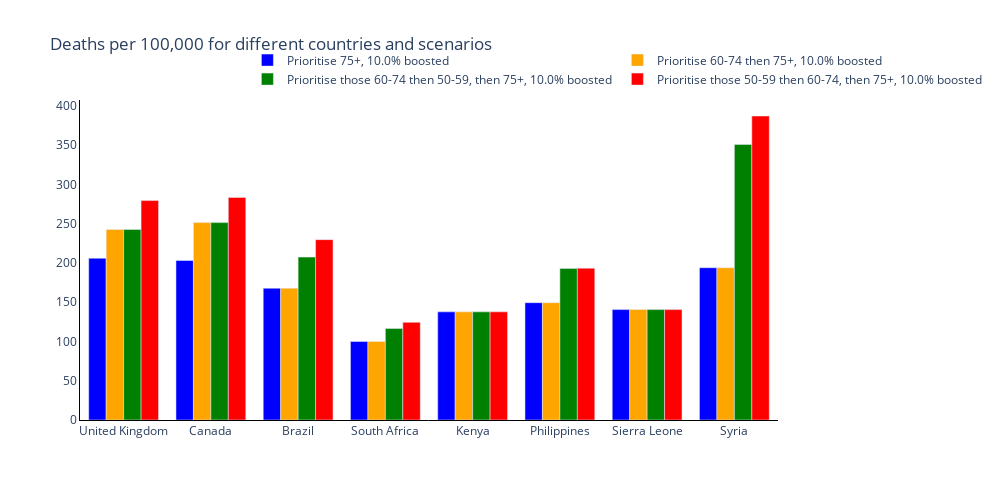

This figure's notebook cell:
### Markdown cell above
## Summary Figure

### Code cell
new_colours = ['blue', 'orange', 'green', 'red']

trace_name = ['{}, {}% boosted'.format(scenario, 100 * scenario_boost_pop_percent[s]) for s, scenario in enumerate(scenario_names)]

fig = go.Figure()
# Plot for each region
for s, scenario in enumerate(scenario_names):
    fig.add_trace(
        go.Bar(
            y=[np.sum(total_new_deaths_mean[r][s, :]) for r, reg in enumerate(regions)],
            x=regions,
            name=trace_name[s],
            marker_color=new_colours[s],
        )
    )

# Add axis labels
fig.update_layout(
    boxmode='group',
    title='Deaths per 100,000 for different countries and scenarios',
    width=1000,
    height=500,
    plot_bgcolor='white',
    xaxis=dict(linecolor='black'),
    yaxis=dict(linecolor='black'),
    hovermode='x unified',
    legend=dict(
            orientation="h",
            yanchor="bottom",
            y=1.02,
            xanchor="right",
            x=1.3
        )
    )

fig.write_image('images/Deaths per Scenario and Country.pdf')
fig.show()

### Figure 1 — Plotly figure (JSON) as saved in the notebook; plotly's stock layout.template omitted (floating-point values rounded to 4 significant figures)
{"data": [{"marker": {"color": "blue"}, "name": "Prioritise 75+, 10.0% boosted", "type": "bar", "x": ["United Kingdom", "Canada", "Brazil", "South Africa", "Kenya", "Philippines", "Sierra Leone", "Syria"], "y": [205.9, 203.0, 167.7, 99.92, 137.7, 149.3, 140.5, 193.9]}, {"marker": {"color": "orange"}, "name": "Prioritise 60-74 then 75+, 10.0% boosted", "type": "bar", "x": ["United Kingdom", "Canada", "Brazil", "South Africa", "Kenya", "Philippines", "Sierra Leone", "Syria"], "y": [242.6, 251.3, 167.7, 99.92, 137.7, 149.3, 140.5, 193.9]}, {"marker": {"color": "green"}, "name": "Prioritise those 60-74 then 50-59, then 75+, 10.0% boosted", "type": "bar", "x": ["United Kingdom", "Canada", "Brazil", "South Africa", "Kenya", "Philippines", "Sierra Leone", "Syria"], "y": [242.6, 251.3, 207.4, 116.5, 137.7, 193.0, 140.5, 350.8]}, {"marker": {"color": "red"}, "name": "Prioritise those 50-59 then 60-74, then 75+, 10.0% boosted", "type": "bar", "x": ["United Kingdom", "Canada", "Brazil", "South Africa", "Kenya", "Philippines", "Sierra Leone", "Syria"], "y": [279.3, 283.4, 229.6, 124.3, 137.7, 193.3, 140.5, 387.0]}], "layout": {"boxmode": "group", "height": 500, "hovermode": "x unified", "legend": {"orientation": "h", "x": 1.3, "xanchor": "right", "y": 1.02, "yanchor": "bottom"}, "plot_bgcolor": "white", "title": {"text": "Deaths per 100,000 for different countries and scenarios"}, "width": 1000, "xaxis": {"linecolor": "black"}, "yaxis": {"linecolor": "black"}}}
